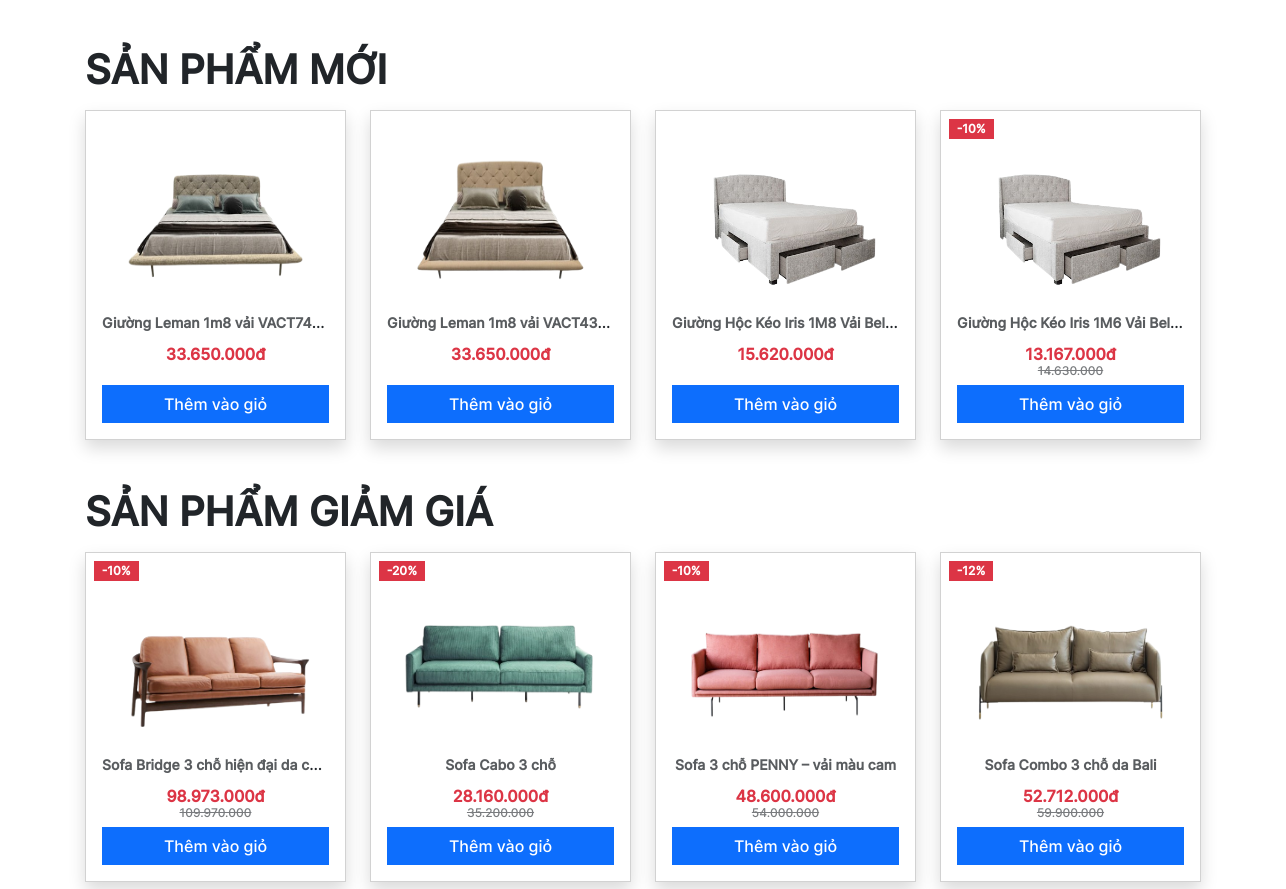
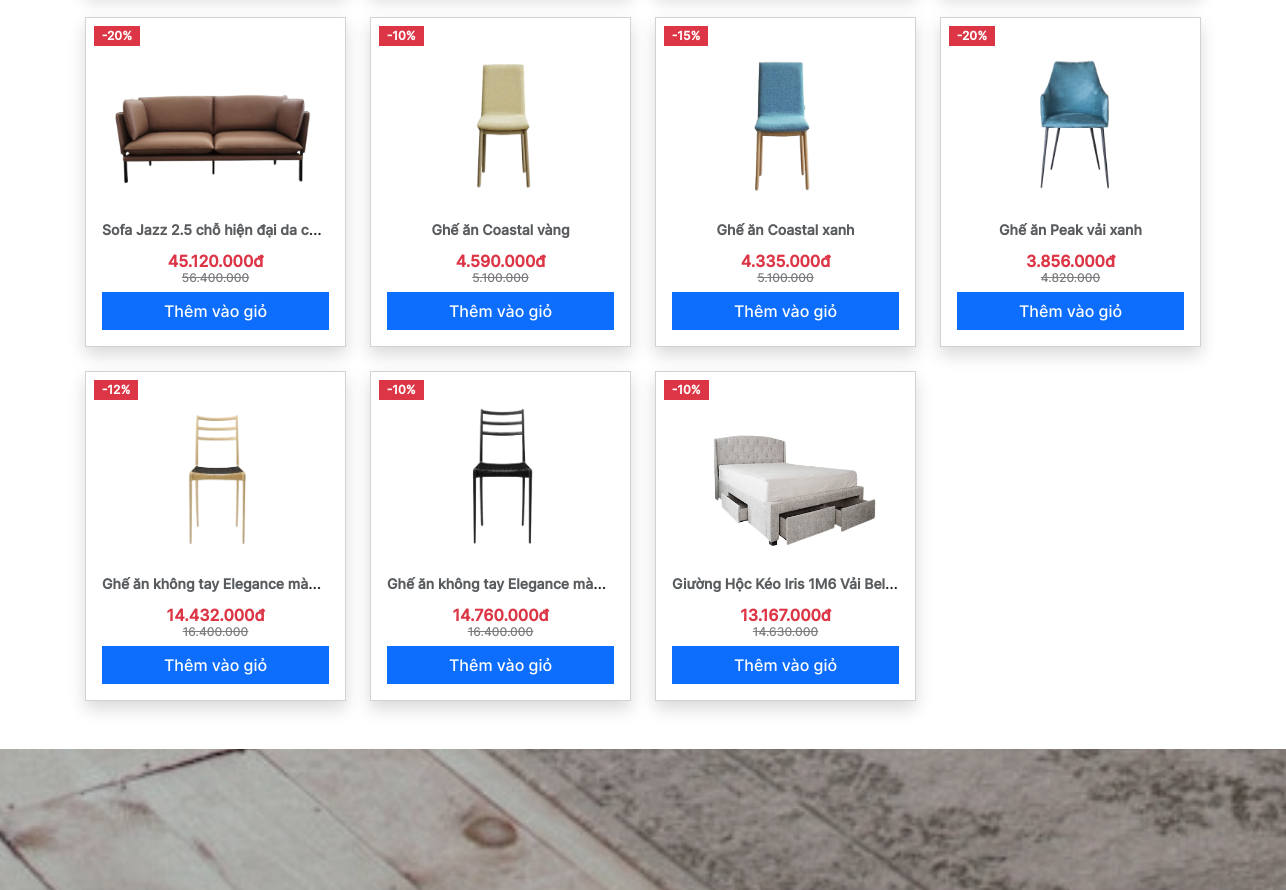
Before: / (middle part) with the older database file (2 pictures, top to bottom).
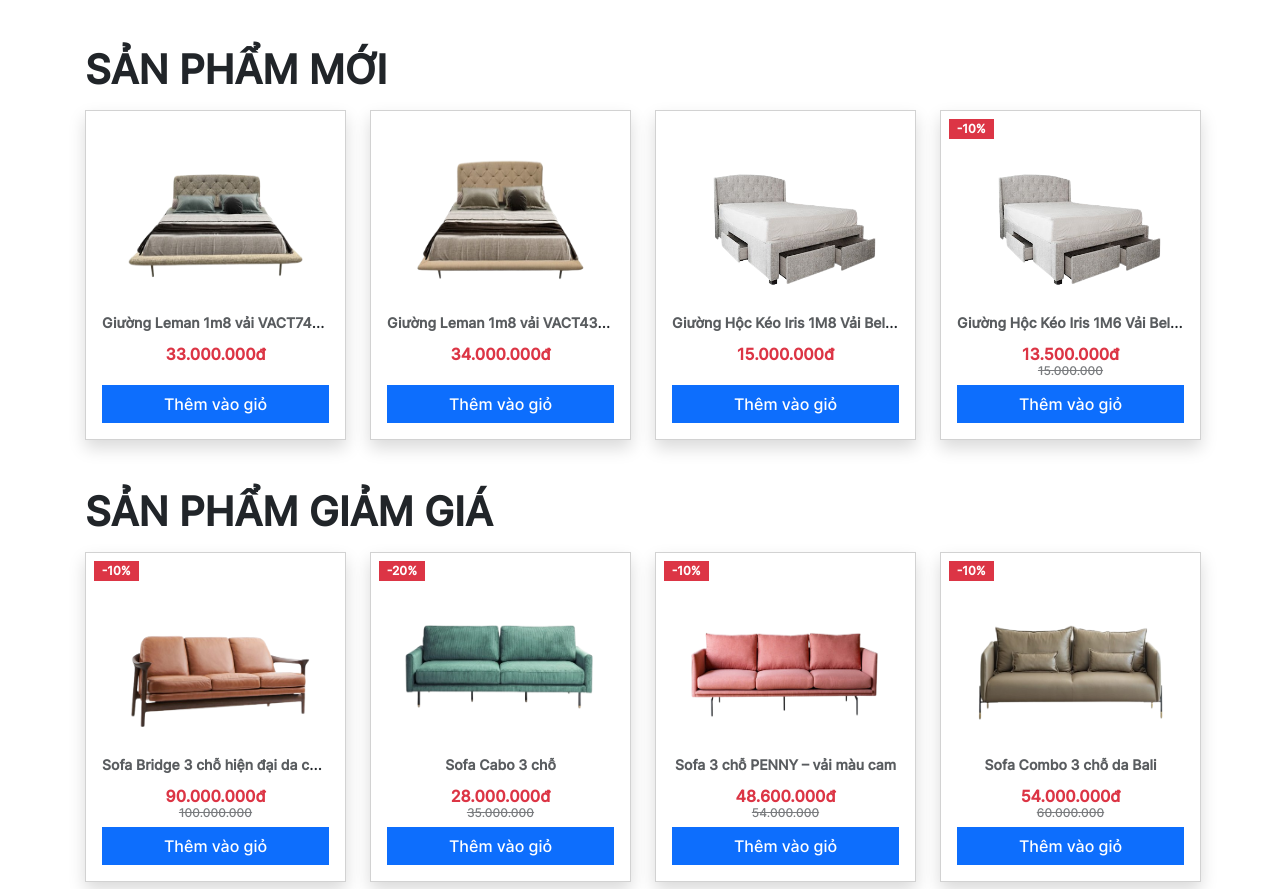
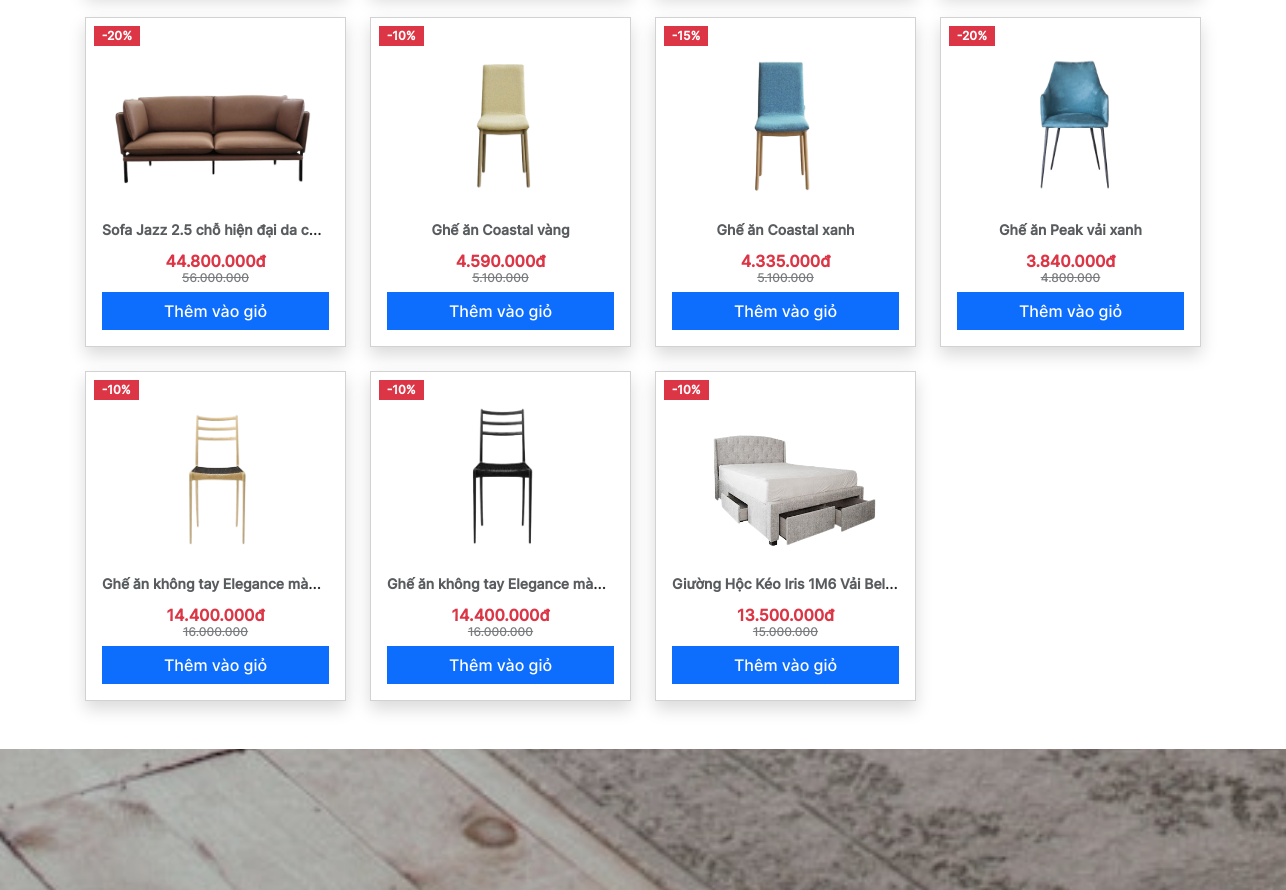
After: the same page with the newer database file (2 pictures, top to bottom).
### tables this page shows
CREATE TABLE `products` (
  `id` int(11) NOT NULL,
  `name` varchar(100) NOT NULL,
  `price` int(11) NOT NULL,
  `discount` int(11) NOT NULL,
  `image` text NOT NULL,
  `category_id` int(11) NOT NULL,
  `description` text NOT NULL
);

### classes/database.php (called while the page is built, shortened)
<?php
class Database
{
  private $conn = null;
  public function __construct()
  {
    $this->conn = new mysqli(DB_HOST, DB_USER, DB_PASS, DB_NAME);
  }
  public function getNewProducts()
  {
    $data = array();
    $offset = 0;
    $limit = 4;
    $sql = "SELECT * FROM products ORDER BY id DESC LIMIT ?,?";
    $stmt = $this->conn->prepare($sql);
    $stmt->bind_param("ii", $offset, $limit);
    $stmt->execute();
    $result = $stmt->get_result();
    while ($row = $result->fetch_assoc()) {
      $data[] = $row;
    }
    return $data;
  }
  public function getDiscountedProduct()
  {
    $data = array();
    $sql = "SELECT * FROM products WHERE discount > 0";
    $stmt = $this->conn->prepare($sql);
    $stmt->execute();
    $result = $stmt->get_result();
    while ($row = $result->fetch_assoc()) {
      $data[] = $row;
    }
    return $data;
  }
}

### index.php (the view, shortened to what the changed rows need)
<!DOCTYPE html>
<html lang="en">
<head>
  <link rel="stylesheet" href="./assets/fonts/css/all.min.css" />
  <link rel="stylesheet" href="./lib/aos/css/aos.css" />
  <link rel="stylesheet" href="./lib/boostrap/css/bootstrap.min.css" />
  <link rel="stylesheet" href="./assets/css/app.css" />
</head>
<body>
  <div id="root">
    <section class="mb-5">
      <div class="container">
        <h1 class="fw-bold text-uppercase pb-3">Sản phẩm mới</h1>
        <div class="row row-gap-4">
          <?php
          require_once("./classes/database.php");
          $db = new Database();
          $products = $db->getNewProducts();
          foreach ($products as $p) :
          ?>
            <div class="col-lg-3">
              <div class="card shadow overflow-hidden">
                <div class="card-body position-relative">
                  <div class="position-absolute top-0 start-0 <?= $p["discount"] == 0 ? 'd-none' : '' ?>">
                    <span class="badge rounded-0 bg-danger ms-2 mt-2">-<?= $p["discount"] ?>%</span>
                  </div>
                  <img src="./assets/images/<?= $p["image"] ?>" class="card-img-top" height="181" loading="lazy" alt="..." />
                  <p class="card-title">
                    <a href="product_detail.php?id=<?= $p["id"] ?>" class="fw-bold text-decoration-none text-muted">
                      <div class="line__clamp text-center">
                        <small><?= $p["name"] ?></small>
                      </div>
                    </a>
                  </p>
                  <div class="text-center pt-2">
                    <h6 style="height: 40px;">
                      <span class="text-danger"><?= number_format($p["price"] - ($p["price"] * $p["discount"] / 100), 0, '', '.') ?>đ</span>
                      <p class="fw-light text-decoration-line-through <?= $p["discount"] == 0 ? 'd-none' : '' ?>" style="font-size: 12px;opacity: 0.6">
                        <?= number_format($p["price"], 0, '', '.') ?>
                      </p>
                    </h6>
                  </div>
                  <div class="d-grid">
                    <button class="add-to-cart btn btn-primary" data-id="<?= $p["id"] ?>" title="Thêm vào giỏ hàng">
                      Thêm vào giỏ
                    </button>
                  </div>
                </div>
              </div>
            </div>
          <?php endforeach; ?>
        </div>
      </div>
    </section>
    <section class="mb-5">
      <div class="container">
        <h1 class="fw-bold text-uppercase pb-3">Sản phẩm giảm giá</h1>
        <div class="row row-gap-4">
          <?php
          $products = $db->getDiscountedProduct();
          foreach ($products as $p) :
          ?>
            <div class="col-lg-3">
              <div class="card shadow overflow-hidden">
                <div class="card-body position-relative">
                  <div class="position-absolute top-0 start-0 <?= $p["discount"] == 0 ? 'd-none' : '' ?>">
                    <span class="badge rounded-0 bg-danger ms-2 mt-2">-<?= $p["discount"] ?>%</span>
                  </div>
                  <img src="./assets/images/<?= $p["image"] ?>" class="card-img-top" height="181" loading="lazy" alt="..." />
                  <p class="card-title">
                    <a href="product_detail.php?id=<?= $p["id"] ?>" class="fw-bold text-decoration-none text-muted">
                      <div class="line__clamp text-center">
                        <small><?= $p["name"] ?></small>
                      </div>
                    </a>
                  </p>
                  <div class="text-center pt-2">
                    <h6 style="height: 40px;">
                      <span class="text-danger"><?= number_format($p["price"] - ($p["price"] * $p["discount"] / 100), 0, '', '.') ?>đ</span>
                      <p class="fw-light text-decoration-line-through <?= $p["discount"] == 0 ? 'd-none' : '' ?>" style="font-size: 12px;opacity: 0.6">
                        <?= number_format($p["price"], 0, '', '.') ?>
                      </p>
                    </h6>
                  </div>
                  <div class="d-grid">
                    <button class="add-to-cart btn btn-primary" data-id="<?= $p["id"] ?>" title="Thêm vào giỏ hàng">
                      Thêm vào giỏ
                    </button>
                  </div>
                </div>
              </div>
            </div>
          <?php endforeach; ?>
        </div>
      </div>
    </section>
  </div>
</body>
</html>

Changed rows visible on the page:
changed products "Giường Leman 1m8 vải VACT7464": $p["price"] - ($p["price"] * $p["discount"] / 100) "33.650.000" → "33.000.000"
changed products "Giường Leman 1m8 vải VACT4328": $p["price"] - ($p["price"] * $p["discount"] / 100) "33.650.000" → "34.000.000"
changed products "Giường Hộc Kéo Iris 1M8 Vải Bel…": $p["price"] - ($p["price"] * $p["discount"] / 100) "15.620.000" → "15.000.000"
changed products "Giường Hộc Kéo Iris 1M6 Vải Bel…": $p["price"] - ($p["price"] * $p["discount"] / 100) "13.167.000" → "13.500.000"; price "14.630.000" → "15.000.000"
changed products "Sofa Bridge 3 chỗ hiện đại da c…": $p["price"] - ($p["price"] * $p["discount"] / 100) "98.973.000" → "90.000.000"; price "109.970.000" → "100.000.000"
changed products "Sofa Cabo 3 chỗ": $p["price"] - ($p["price"] * $p["discount"] / 100) "28.160.000" → "28.000.000"; price "35.200.000" → "35.000.000"
changed products "Sofa Combo 3 chỗ da Bali": discount "12" → "10"; $p["price"] - ($p["price"] * $p["discount"] / 100) "52.712.000" → "54.000.000"; price "59.900.000" → "60.000.000"
changed products "Sofa Jazz 2.5 chỗ hiện đại da c…": $p["price"] - ($p["price"] * $p["discount"] / 100) "45.120.000" → "44.800.000"; price "56.400.000" → "56.000.000"
changed products "Ghế ăn Peak vải xanh": $p["price"] - ($p["price"] * $p["discount"] / 100) "3.856.000" → "3.840.000"; price "4.820.000" → "4.800.000"
changed products (number 13 of 14 on the later page): discount "12" → "10"; $p["price"] - ($p["price"] * $p["discount"] / 100) "14.432.000" → "14.400.000"; price "16.400.000" → "16.000.000"
changed products (number 14 of 14 on the later page): $p["price"] - ($p["price"] * $p["discount"] / 100) "14.760.000" → "14.400.000"; price "16.400.000" → "16.000.000"
